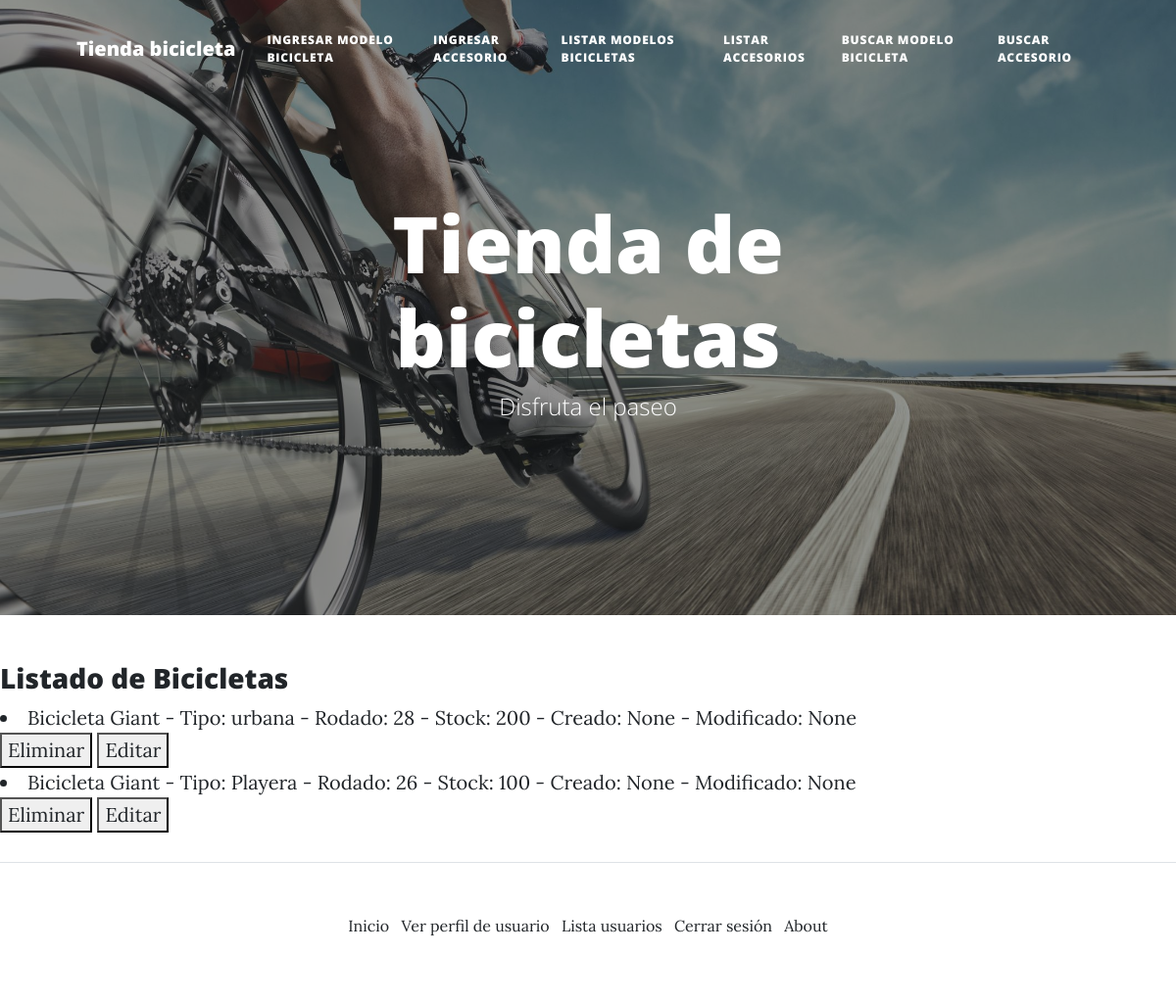
/stock/listar_modelos_de_bicicletas/ (signed in), run on an earlier commit of the app's database.
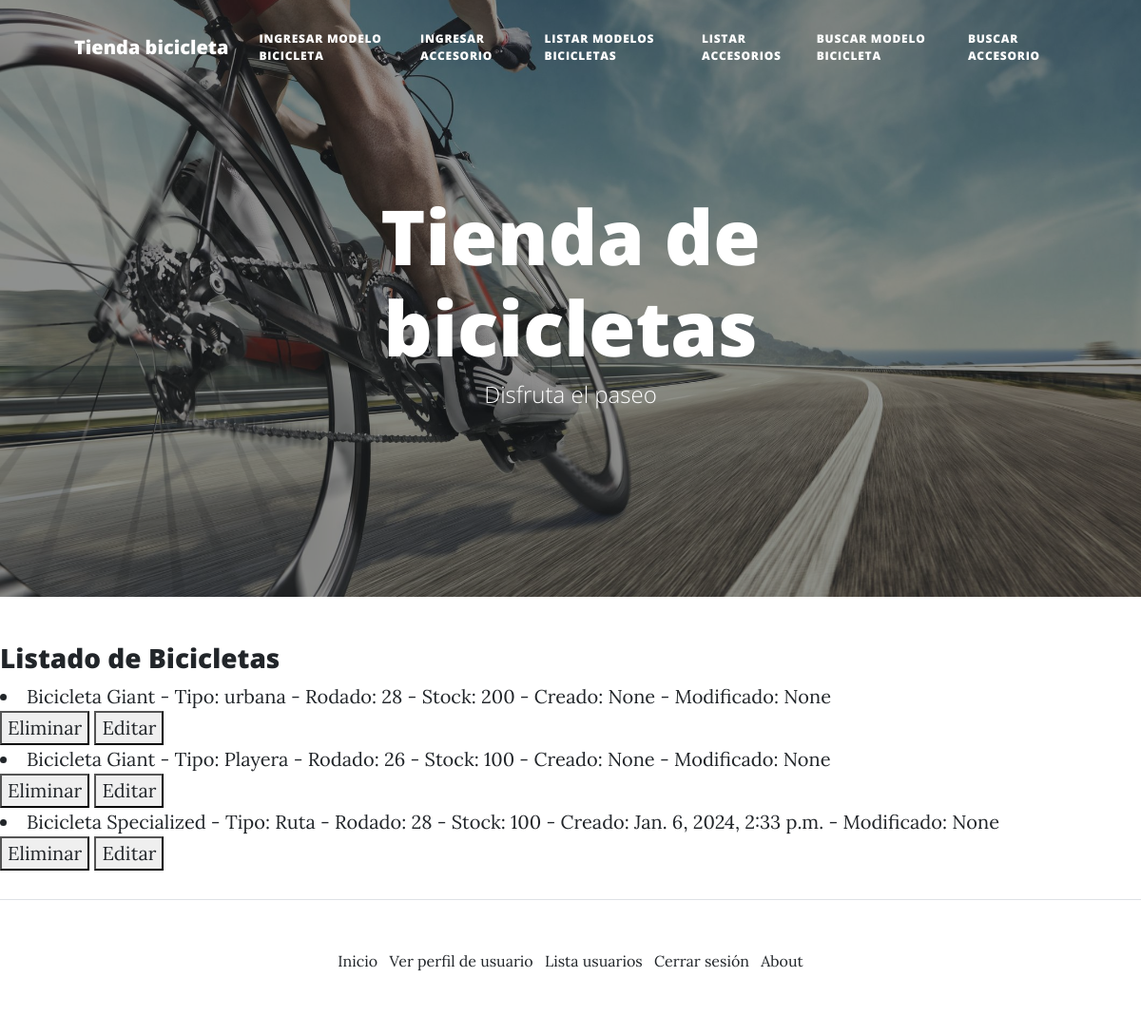
And on a later commit of the database.
### appStock/models.py (models this page shows, shortened)
class ModeloBicicleta(models.Model):
    marca = models.CharField(max_length=20)
    tipo = models.CharField(max_length=30)
    rodado = models.IntegerField()
    stock = models.IntegerField()
    creado = models.DateTimeField(null=True)
    modificado = models.DateTimeField(null=True)

### appStock/views.py (the view)
# urls.py: path('listar_modelos_de_bicicletas/', listar_bicicletas, name='listar modelos de bicicletas'),
@login_required
def listar_bicicletas(request):
    lista_bicis = ModeloBicicleta.objects.all()
    return render(request, 'stock/lista_bicicletas.html', {'bicicletas': lista_bicis})

### templates/Stock/lista_bicicletas.html
{% extends "base.html" %}
{% load static %}
{% block contenido %}
<h3> Listado de Bicicletas </h3>
    <body>
        {% for bicicleta in bicicletas %}
        <li>Bicicleta {{bicicleta.marca}} - Tipo: {{bicicleta.tipo}} - Rodado: {{bicicleta.rodado}} - Stock: {{bicicleta.stock}} - Creado: {{bicicleta.creado}} - Modificado: {{bicicleta.modificado}}</li>
        {% if request.user.is_staff %}
        <button>
            <a href = "{% url 'eliminar_bicicleta' marca_bicicleta=bicicleta.marca tipo_bicicleta=bicicleta.tipo rodado_bicicleta=bicicleta.rodado %}"> Eliminar </a>
        </button>
        <button>
            <a href = "{% url 'editar_bicicleta' marca_bicicleta=bicicleta.marca tipo_bicicleta=bicicleta.tipo rodado_bicicleta=bicicleta.rodado %}"> Editar </a>
        </button>
        {% endif %}
    {% endfor %}
    <br>
    </body>
{% endblock %}

### templates/base.html (shortened to what this page needs)
{% load static %}
<!DOCTYPE html>
<html lang="en">
    <head>
        <link href= '{% static "css/styles.css" %}' rel="stylesheet" />
    </head>
    <body>
        <nav class="navbar navbar-expand-lg navbar-light" id="mainNav">
            <div class="container px-4 px-lg-5">
                <a class="navbar-brand" href="/inicio/">Tienda bicicleta</a>
                <div class="collapse navbar-collapse" id="navbarResponsive">
                    <ul class="navbar-nav ms-auto py-4 py-lg-0">
                        {% if not request.user.is_authenticated %}
                            <li class="nav-item"><a class="nav-link px-lg-3 py-3 py-lg-4" href="/usuarios/login">Iniciar sesi&oacute;n</a></li>
                            <li class="nav-item"><a class="nav-link px-lg-3 py-3 py-lg-4" href="/usuarios/registro">Registrarse</a></li>
                        {% else %}
                            {% if request.user.is_staff %}
                                <li class="nav-item"><a class="nav-link px-lg-3 py-3 py-lg-4" href="/stock/crear_modelo_de_bicicleta/">Ingresar Modelo bicicleta</a></li>
                                <li class="nav-item"><a class="nav-link px-lg-3 py-3 py-lg-4" href="/stock/crear_accesorio/">Ingresar Accesorio</a></li>
                            {% endif %}
                            <li class="nav-item"><a class="nav-link px-lg-3 py-3 py-lg-4" href="/stock/listar_modelos_de_bicicletas/">Listar Modelos bicicletas</a></li>
                            <li class="nav-item"><a class="nav-link px-lg-3 py-3 py-lg-4" href="/stock/listar_accesorios/">Listar Accesorios</a></li>
                            <li class="nav-item"><a class="nav-link px-lg-3 py-3 py-lg-4" href="/stock/buscar_modelo_de_bicicleta/">Buscar Modelo bicicleta</a></li>
                            <li class="nav-item"><a class="nav-link px-lg-3 py-3 py-lg-4" href="/stock/buscar_accesorio/">Buscar Accesorio</a></li>
                        {% endif %}
                    </ul>
                </div>
            </div>
        </nav>
        <header class="masthead" style="background-image: url( /static/assets/img/fondo.jpg)">
            <div class="container position-relative px-4 px-lg-5">
                <div class="row gx-4 gx-lg-5 justify-content-center">
                    <div class="col-md-10 col-lg-8 col-xl-7">
                        <div class="site-heading">
                            <h1>Tienda de bicicletas</h1>
                            <span class="subheading">Disfruta el paseo</span>
                        </div>
                    </div>
                </div>
            </div>
        </header>
        {% block contenido %}
        {% endblock %}
        <br>
        <footer class="border-top">
            <div class="container px-6 px-lg-6">
                <div class="row gx-4 gx-lg-5 justify-content-center">
                    <div class="col-md-10 col-lg-8 col-xl-7">
                        <ul class="list-inline text-center">
                            <FONT SIZE=3>
                            <li class="list-inline-item"><a href="/inicio/">Inicio</a></li>
                            {% if not request.user.is_authenticated %}
                                <li class="list-inline-item"><a href="/usuarios/login">Iniciar sesi&oacute;n</a></li>
                                <li class="list-inline-item"><a href="/usuarios/registro">Registrarse</a></li>
                            {% else %}
                                {% if not request.user.perfil %}
                                    <li class="list-inline-item"><a href="/usuarios/crear_perfil">Crear perfil de usuario</a></li>
                                {% else %}
                                    <li class="list-inline-item"><a href="/usuarios/perfil">Ver perfil de usuario</a></li>
                                    {% if request.user.is_staff %}
                                        <li class="list-inline-item"><a href="/usuarios/lista_usuarios">Lista usuarios</a></li>
                                    {% endif %}
                                {% endif %}
                                <li class="list-inline-item"><a href="/usuarios/logout">Cerrar sesi&oacute;n</a></li>
                            {% endif %}
                            <li class="list-inline-item"><a href="/about/">About</a></li>
                            </FONT>
                        </ul>
                    </div>
                </div>
            </div>
        </footer>
    </body>
</html>

What changed in the data, as far as the page shows it:
added ModeloBicicleta: marca "Specialized", tipo "Ruta", rodado "28", stock "100", creado "Jan. 6, 2024, 2:33 p.m.", modificado "None"
